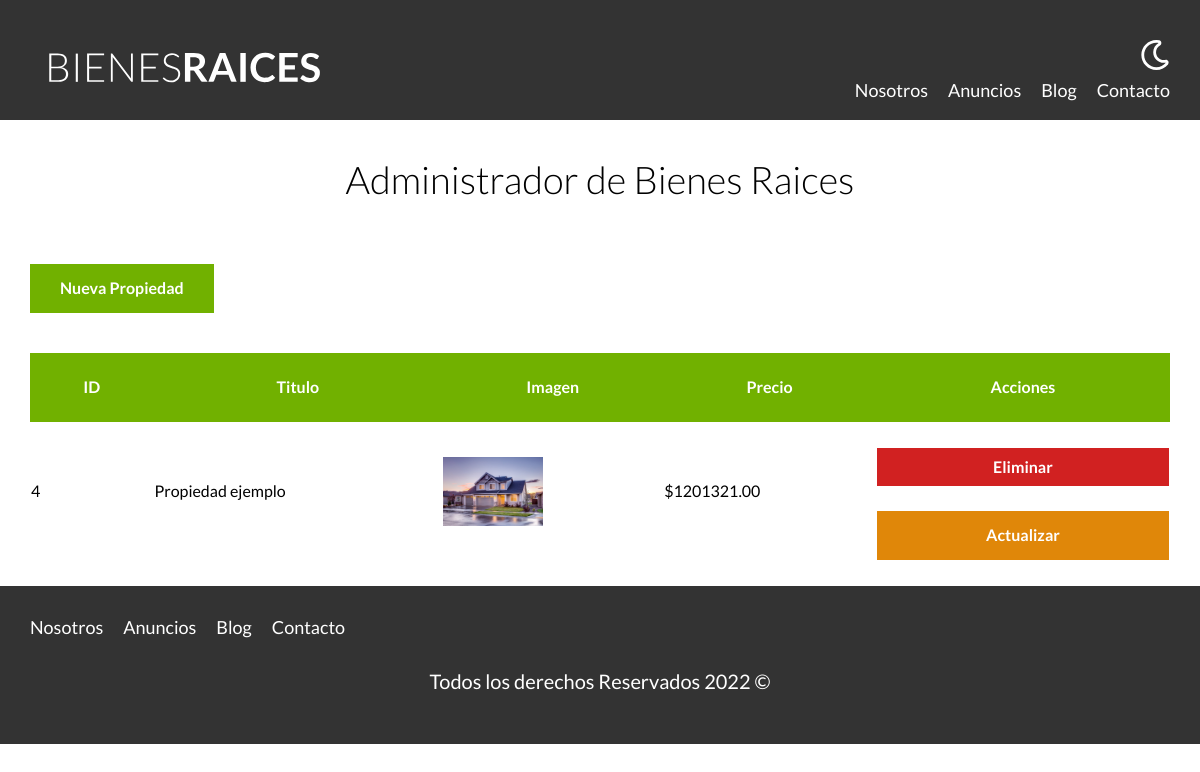
The app's page /admin/index.php with its own data.
### tables this page shows
CREATE TABLE `propiedades` (
  `id` int(11) NOT NULL AUTO_INCREMENT,
  `titulo` varchar(60) DEFAULT NULL,
  `precio` decimal(10,2) DEFAULT NULL,
  `imagen` varchar(200) DEFAULT NULL,
  `descripcion` longtext,
  `habitaciones` int(11) DEFAULT NULL,
  `wc` int(11) DEFAULT NULL,
  `estacionamiento` int(11) DEFAULT NULL,
  `creado` date DEFAULT NULL,
  `idvendedor` int(11) DEFAULT NULL,
  PRIMARY KEY (`id`),
  KEY `idvendedor_idx` (`idvendedor`),
  CONSTRAINT `idvendedor` FOREIGN KEY (`idvendedor`) REFERENCES `vendedores` (`id`) ON DELETE NO ACTION ON UPDATE NO ACTION
);

### admin/index.php (the view, shortened to what this page needs)
<?php
    $db=conectarDB();
    $query="SELECT * FROM propiedades";
    $resultadoConsulta=mysqli_query($db,$query);
?>
    <main class="contenedor seccion">
        <h1>Administrador de Bienes Raices</h1>
        <a href="propiedades/crear.php" class="boton boton-verde">Nueva Propiedad</a>
        <table class="propiedades">
            <thead>
                <tr>
                    <th>ID</th>
                    <th>Titulo</th>
                    <th>Imagen</th>
                    <th>Precio</th>
                    <th>Acciones</th>
                </tr>
            </thead>
            <tbody>
                <?php while($propiedad = mysqli_fetch_assoc($resultadoConsulta)){?>
                <tr>
                    <td><?php echo $propiedad['id'];?></td>
                    <td><?php echo $propiedad['titulo'];?></td>
                    <td><img src="/imagenes/<?php echo $propiedad['imagen'];?>" class="imagen-tabla" alt=""></td>
                    <td>$<?php echo $propiedad['precio'];?></td>
                    <td>
                        <form method="POST" class="w-100">
                            <input type="submit" class="boton-rojo-block" value="Eliminar">
                        </form>
                        <a href="propiedades/actualizar.php?id=<?php echo $propiedad['id'];?>" class="boton-amarillo-block">Actualizar</a>
                    </td>
                </tr>
                <?php }?>
            </tbody>
        </table>
    </main>

### build/css/app.css (style rules this page uses)
html { line-height:1.15;-webkit-text-size-adjust:100% }
body { margin:0 }
main { display:block }
h1 { font-size:2em;margin:.67em 0 }
a { background-color:transparent }
img { border-style:none }
button,input,optgroup,select,textarea { font-family:inherit;font-size:100%;line-height:1.15;margin:0 }
button,input { overflow:visible }
[type=button],[type=reset],[type=submit],button { -webkit-appearance:button }
html { font-size:62.5%;box-sizing:border-box }
*,:after,:before { box-sizing:inherit }
body { font-family:Lato,sans-serif;font-size:1.6rem;line-height:1.8 }
.contenedor { width:95%;max-width:120rem;margin:0 auto }
a { text-decoration:none }
img,picture { width:100%;display:block }
h1,h2,h3 { font-family:Lato,sans-serif;margin:5rem,2 0;font-weight:300;text-align:center }
h1 { font-size:3.8rem }
.seccion { margin-top:2.5rem;margin-bottom:2.5rem }
.w-100 { width:100% }
.boton-verde { background-color:#71b100;color:#fff;font-weight:700;text-decoration:none;padding:1rem 3rem;text-align:center;margin-top:2.5rem;display:inline-block;border:none }
.boton-rojo-block { background-color:#d12121;color:#fff;font-weight:700;text-decoration:none;padding:1rem 3rem;text-align:center;margin-top:2.5rem;display:block;border:none;width:100% }
.boton-amarillo-block { background-color:#e08709;color:#fff;font-weight:700;text-decoration:none;padding:1rem 3rem;text-align:center;margin-top:2.5rem;display:block;border:none }
table.propiedades { margin-top:4rem;width:100%;border-spacing:0 }
table.propiedades thead { background-color:#71b100 }
table.propiedades thead th { color:#fff;padding:2rem }
table.propiedades .imagen-tabla { width:10rem }

### records on screen
propiedades: id "4", titulo "Propiedad ejemplo", imagen (picture), precio "1201321.00"
